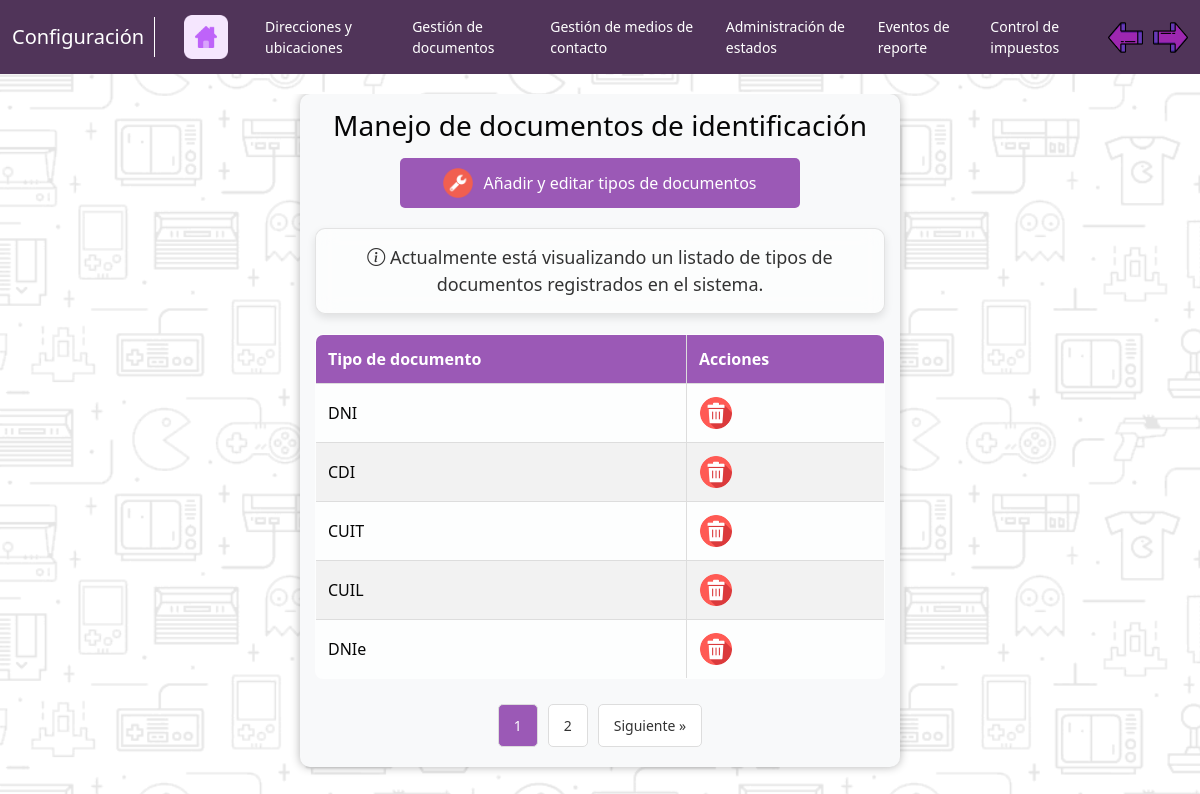
/app/Configuración/Doc/tb_tipo_documento.php (signed in), run on the app's committed database.
### tables this page shows
CREATE TABLE tb_tipo_documentos (
    idTipoDocumento INT PRIMARY KEY AUTO_INCREMENT,
    nombreTipoDoc VARCHAR(100)
);

### app/Configuración/Doc/tb_tipo_documento.php (the view, shortened to what this page needs)
<?php
include('../../modelos/conexion.php');
$documentosPorPagina = 5;
$page = isset($_GET['page']) ? (int)$_GET['page'] : 1;
$offset = ($page - 1) * $documentosPorPagina;
$total_query = "SELECT COUNT(*) as total FROM tb_tipo_documentos";
$total_result = mysqli_query($conection, $total_query);
$total_row = mysqli_fetch_assoc($total_result);
$total_documentos = $total_row['total'];
$total_pages = ceil($total_documentos / $documentosPorPagina);
$query = "SELECT idTipoDocumento, nombreTipoDoc
          FROM tb_tipo_documentos
          LIMIT $documentosPorPagina OFFSET $offset";
$result = mysqli_query($conection, $query);
?>
<!DOCTYPE html>
<html lang="es">
<head>
    <link rel="stylesheet" href="../../assets/css/style_nav_module.css">
    <link href="https://cdn.jsdelivr.net/npm/bootstrap@5.3.3/dist/css/bootstrap.min.css" rel="stylesheet">
    <link rel="stylesheet" href="https://cdn.jsdelivr.net/npm/bootstrap-icons@1.10.5/font/bootstrap-icons.css">
</head>
<body>
    <?php include('../nav_configuracion.php'); ?>
    <div id="container">
        <div class="caja">
            <h3>Manejo de documentos de identificaci&oacute;n</h3>
            <button id="btn-administrar" onclick="mostrarFormulario()">
                <img src="../../assets/img/administrarAjuste.png" alt="Icono">
                Añadir y editar tipos de documentos
            </button>
            <p class="aviso">
                <i class="bi bi-info-circle"></i> Actualmente est&aacute; visualizando un listado de tipos de documentos registrados en el sistema.
            </p>
            <table>
                <thead>
                    <tr>
                        <th>Tipo de documento</th>
                        <th>Acciones</th>
                    </tr>
                </thead>
                <tbody>
                    <?php
                    while ($row = mysqli_fetch_assoc($result)) {
                        echo "<tr>";
                        echo "<td>" . htmlspecialchars($row['nombreTipoDoc']) . "</td>";
                        echo "<td>";
                        echo "<button class='btn-eliminar' data-id='" . $row['idTipoDocumento'] . "'>";
                        echo "<img src='../../assets/img/boton-eliminar.ico' alt='Eliminar' title='Eliminar tipo de documento'>";
                        echo "</button>";
                        echo "</td>";
                        echo "</tr>";
                    }
                    ?>
                </tbody>
            </table>
            <div class="pagination">
                <?php for ($i = 1; $i <= $total_pages; $i++): ?>
                    <a href="?page=<?php echo $i; ?>" <?php if ($i == $page) echo 'class="active"'; ?>><?php echo $i; ?></a>
                <?php endfor; ?>
                <?php if ($page < $total_pages): ?>
                    <a href="?page=<?php echo $page + 1; ?>">Siguiente &raquo;</a>
                <?php endif; ?>
            </div>
        </div>
    </div>
</body>
</html>

### app/Configuración/Doc/tb_tipo_documento.php (style rules this page uses)
html, body { background-image: url('../../assets/img/background-black.png'); min-height: 100%; margin: 0; padding: 0; }
#container { margin-top: 20px; display: flex; justify-content: center; align-items: flex-start; min-height: 100vh; overflow-y: auto; }
.caja { background-color: #F8F9FA; backdrop-filter: blur(10px); border-radius: 10px; box-shadow: 0 0 10px rgba(0, 0, 0, 0.3); padding: 15px; width: 100%; max-width: 600px; box-sizing: border-box; color: #060606; }
h3 { text-align: center; margin-bottom: 15px; }
table { width: 100%; border-collapse: collapse; margin-top: 20px; background-color: rgba(255, 255, 255, 0.8); border-radius: 8px; overflow: hidden; }
table, th, td { border: 1px solid #ddd; }
th, td { padding: 12px; text-align: left; }
th { background-color: #9b59b6; color: #fff; }
tbody tr:nth-child(even) { background-color: #f2f2f2; }
.pagination { margin-top: 20px; text-align: center; display: flex; justify-content: center; flex-wrap: wrap; }
.pagination a { padding: 10px 15px; margin: 5px; border-radius: 5px; border: 1px solid #ddd; color: #333; text-decoration: none; background-color: #fff; font-size: 14px; }
.pagination a.active { background-color: #9b59b6; color: #fff; }
#btn-administrar { display: flex; align-items: center; justify-content: center; background-color: #9b59b6; color: #fff; padding: 10px 20px; border: none; border-radius: 5px; cursor: pointer; margin-bottom: 15px; width: 100%; max-width: 400px; transition: background-color 0.3s ease; font-size: 16px; text-align: center; margin-left: auto; margin-right: auto; }
#btn-administrar img { width: 30px; height: 30px; margin-right: 10px; vertical-align: middle; }
.btn-eliminar { background-color: transparent; border: none; cursor: pointer; padding: 0; margin: 0; }
.btn-eliminar img { width: 34px; height: 34px; }
.aviso { text-align: center; font-size: 18px; color: #333; margin: 20px 0; padding: 15px; background-color: rgba(255, 255, 255, 0.6); border: 1px solid rgba(0, 0, 0, 0.1); border-radius: 10px; box-shadow: 0px 4px 8px rgba(0, 0, 0, 0.1); backdrop-filter: blur(10px); font-weight: 500; }

### data on the page
tb_tipo_documentos: nombreTipoDoc "DNI"
tb_tipo_documentos: nombreTipoDoc "CDI"
tb_tipo_documentos: nombreTipoDoc "CUIT"
tb_tipo_documentos: nombreTipoDoc "CUIL"
tb_tipo_documentos: nombreTipoDoc "DNIe"
